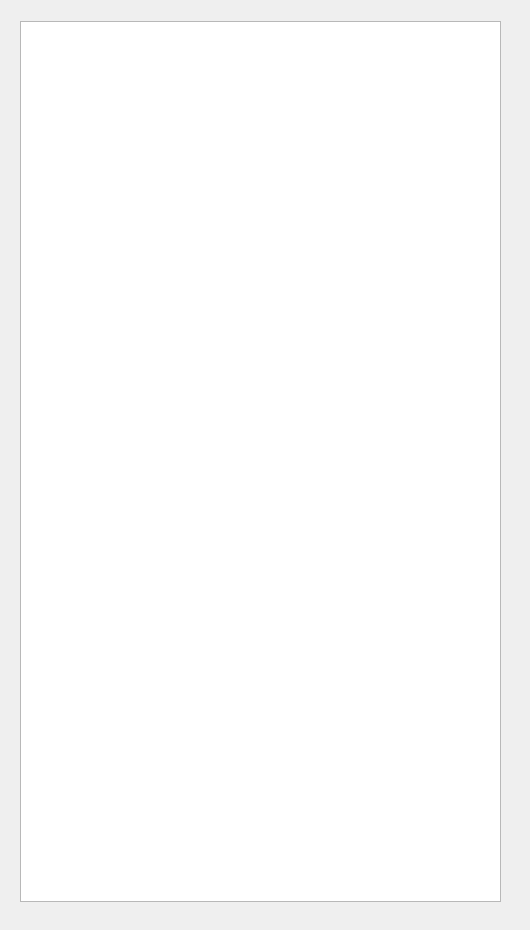
<?xml version="1.0" encoding="UTF-8"?>
<ui version="4.0">
 <class>Raport</class>
 <widget class="QDialog" name="Raport">
  <property name="geometry">
   <rect>
    <x>0</x>
    <y>0</y>
    <width>530</width>
    <height>930</height>
   </rect>
  </property>
  <property name="windowTitle">
   <string>Raport</string>
  </property>
  <widget class="QTextBrowser" name="textBrowser">
   <property name="geometry">
    <rect>
     <x>20</x>
     <y>21</y>
     <width>481</width>
     <height>881</height>
    </rect>
   </property>
  </widget>
 </widget>
 <resources/>
 <connections/>
</ui>
